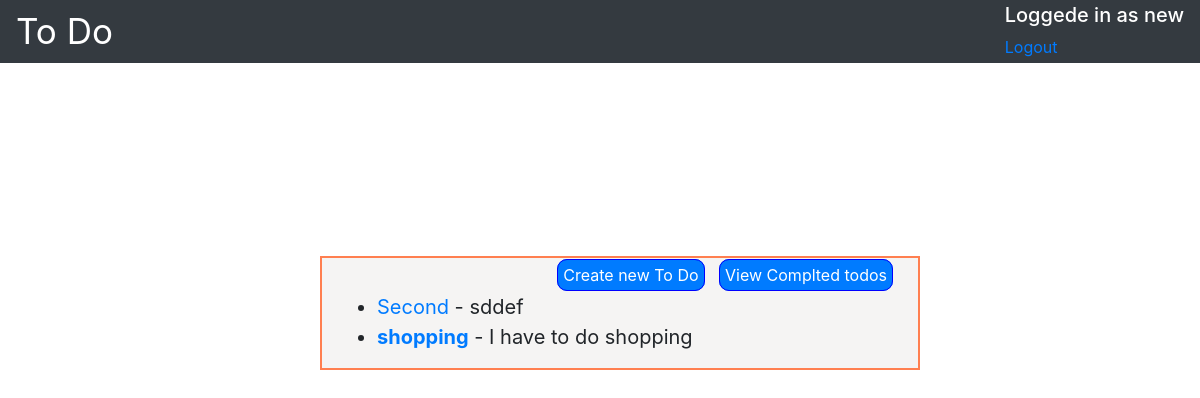
Before: /current_todo/ (signed in) with the older database file.
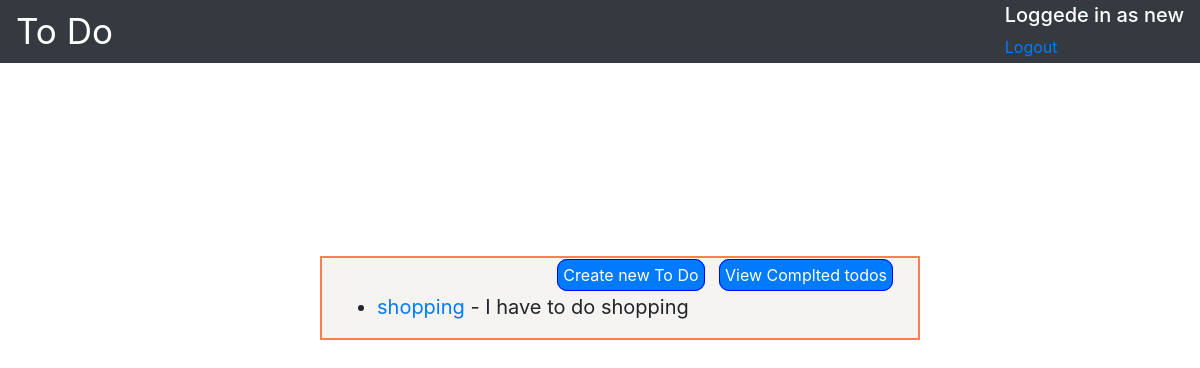
After: the same page with the newer database file.
### Firstpage/models.py (models this page shows, shortened)
class Todo(models.Model):
    title=models.CharField(max_length=100)
    memo=models.TextField(blank=True, max_length=1000)
    created=models.DateTimeField(auto_now_add=True)
    completed=models.DateTimeField( blank=True,null=True)
    important=models.BooleanField(default=False)
    user=models.ForeignKey(User, on_delete=models.CASCADE)

### Firstpage/views.py (the view)
# urls.py: path('current_todo/', views.current_todo, name='current_todo'),
@login_required
def current_todo(request):
    todos=Todo.objects.filter(user=request.user, completed__isnull=True)
    return render(request, 'Firstpage/current_todo.html', {'todos':todos })

### Firstpage/Templates/Firstpage/current_todo.html (shortened to what this page needs)
<head>
{% extends 'Firstpage/base.html' %}
{% load static %}
  {% block content %}
  <div class="addtodo">
  <a href= "{% url 'create_todo' %}" class="button btn-primary"> Create new To Do</a>
  <a href= "{% url 'completed_todos' %}" class="button btn-primary"> View Complted todos</a>
  </div>
  <ul class="todolist">
  {% for todo in todos %}
    <li>
      <a href="{% url 'viewtodo' todo.id %}">
      {%if todo.important%}<b>{% endif %} {{ todo.title }}{%if todo.important%}</b>{% endif %}
      </a>
      {% if todo.memo %} - {{todo.memo }} {% endif %}
    </li>
  {% endfor %}
  </ul>
  {% endblock %}

Changed rows visible on the page:
no longer on this page (row edited): Todo: title "Second", memo "sddef"
changed Todo "shopping": important True → False (drawn)
